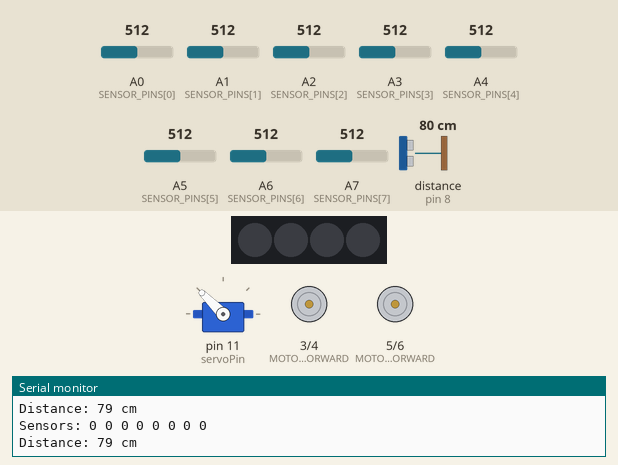
The sketch below on a simulated Arduino Nano, built with avr-gcc and run on an emulated ATmega328P. Shown: servo, 4 RGB LEDs in strip order, left to right, motor-driver pin pairs drawn as motors (green arrow = first pin HIGH = forward, orange = second pin HIGH = backward, longer = more drive), the last lines printed to the serial monitor. Wiring (inferred from the names in the program): ultrasonic range finder: trigger pin 9; echo pin 8. The test bench sets the inputs (shaded band); at power-on: A4 (SENSOR_PINS[4]) = 512, distance to the obstacle (sensor on pin 8) 80 cm, A6 (SENSOR_PINS[6]) = 512, A0 (SENSOR_PINS[0]) = 512, A1 (SENSOR_PINS[1]) = 512, A2 (SENSOR_PINS[2]) = 512, A3 (SENSOR_PINS[3]) = 512, A5 (SENSOR_PINS[5]) = 512, A7 (SENSOR_PINS[7]) = 512. The echo pulse lasts 58.3 µs per cm.

Above: at 3.3 s.
3.4 s: A4 (SENSOR_PINS[4]) set to 725
6.4 s: A4 (SENSOR_PINS[4]) set to 755
At 7.1 s:
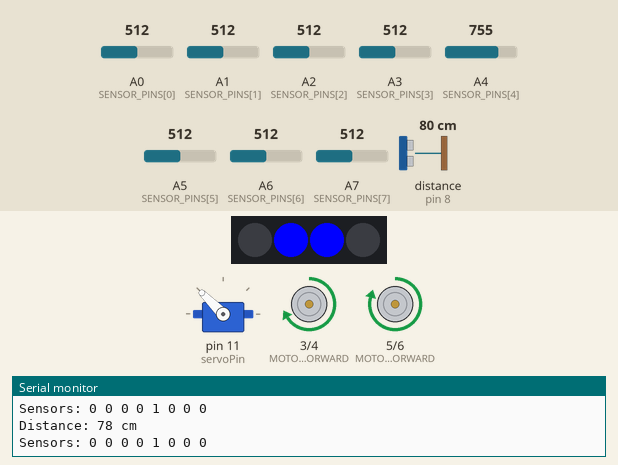
7.9 s: distance to the obstacle (sensor on pin 8) set to 7 cm
10.9 s: distance to the obstacle (sensor on pin 8) set to 4 cm
At 11.8 s:
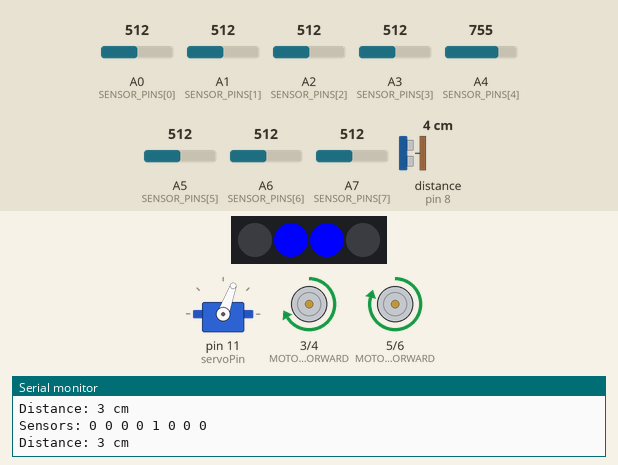
12.4 s: A6 (SENSOR_PINS[6]) set to 750
15.4 s: A6 (SENSOR_PINS[6]) set to 775
At 16.5 s:
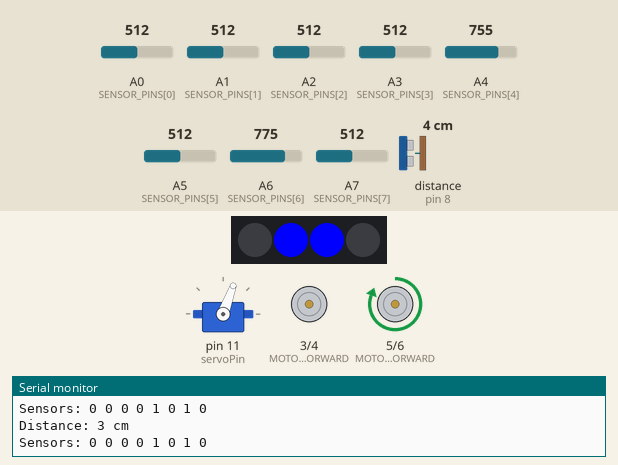
Timing chart, 0 to 17.9 s (numbered marks = the images above; inputs shaded):
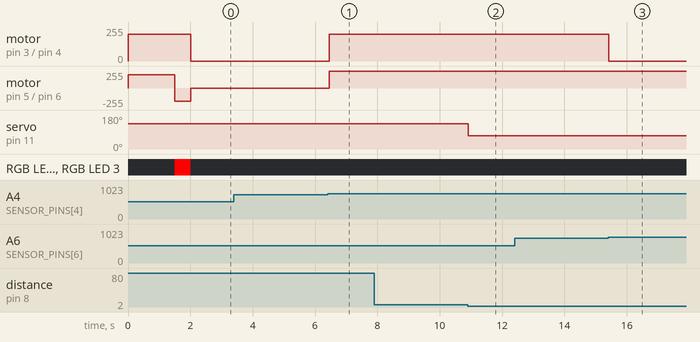

Measured:
- the behaviour switches between 741 and 742 on A4 (SENSOR_PINS[4]) (found by bisection; images 0 and 1)
- the behaviour switches between 6 and 5 cm on distance to the obstacle (sensor on pin 8) (found by bisection; images 1 and 2)
- the behaviour switches between 758 and 759 on A6 (SENSOR_PINS[6]) (found by bisection; images 2 and 3)
- after the input at 6.4 s, motor on pin 3 (MOTOR_RIGHT_FORWARD) / pin 4 (MOTOR_RIGHT_BACKWARD): stopped → forward 200/255 after 0.05 s; motor on pin 5 (MOTOR_LEFT_FORWARD) / pin 6 (MOTOR_LEFT_BACKWARD): stopped → forward 250/255 after 0.05 s
- after the input at 10.9 s, servo on pin 11 (servoPin): 135° → 70° at once
- after the input at 15.4 s, motor on pin 3 (MOTOR_RIGHT_FORWARD) / pin 4 (MOTOR_RIGHT_BACKWARD): forward 200/255 → stopped at once; motor on pin 5 (MOTOR_LEFT_FORWARD) / pin 6 (MOTOR_LEFT_BACKWARD): forward 250/255 → forward 255/255 at once

The sketch:

Race3.ino
```cpp
#include <Arduino.h>
#include <Adafruit_NeoPixel.h>
#include "globals.h"
#include "setup.h"
#include "initial.h"
#include "second.h"

void setup() {
  setupPins();
  setupServos();
  Serial.begin(9600);

  // Initialize the NeoPixel library
  strip.begin();
  // Set all pixels to 'off'
  strip.show();
}

void loop() {
  if (!initialPartFinished) {
    handleInitialPart();
  } else {
    handleSecondPart();
  }
}
```

globals.cpp
```cpp
#include <Arduino.h>
#include "globals.h"

const int MOTOR_RIGHT_FORWARD = 3;
const int MOTOR_LEFT_FORWARD = 5;
const int MOTOR_LEFT_BACKWARD = 6;
const int MOTOR_RIGHT_BACKWARD = 4;
const int trigPin = 9;
const int echoPin = 8;
const int servoPin = 11;
const int motorSpeed = 200;
const int turnDuration = 500;
const int obstacleDistance = 30;
Servo gripper;
bool initialPartFinished = false;

const int SENSOR_PINS[8] = {A0, A1, A2, A3, A4, A5, A6, A7};
int thresholds[8] = {693, 655, 686, 721, 741, 736, 758, 791};
const int BASE_SPEED = 200;
const int MAX_ADJUSTMENT = 200;
const unsigned long BLACK_DETECTION_THRESHOLD = 150;
unsigned long blackDetectionStartTime = 0;
bool isDetectingBlack = false;
Servo gripperServo;
Adafruit_NeoPixel strip = Adafruit_NeoPixel(NUM_PIXELS, LED_PIN, NEO_GRB + NEO_KHZ800);
```

globals.h
```cpp
#ifndef GLOBALS_H
#define GLOBALS_H

#include <Servo.h>
#include <Adafruit_NeoPixel.h>

// Define the pin where the NeoPixel is connected
#define LED_PIN 13

// Define the number of NeoPixels
#define NUM_PIXELS 4

extern const int MOTOR_RIGHT_FORWARD;
extern const int MOTOR_LEFT_FORWARD;
extern const int MOTOR_LEFT_BACKWARD;
extern const int MOTOR_RIGHT_BACKWARD;
extern const int trigPin;
extern const int echoPin;
extern const int servoPin;
extern const int motorSpeed;
extern const int turnDuration;
extern const int obstacleDistance;
extern Servo gripper;
extern bool initialPartFinished;

extern const int SENSOR_PINS[8];
extern int thresholds[8];
extern const int BASE_SPEED;
extern const int MAX_ADJUSTMENT;
extern const unsigned long BLACK_DETECTION_THRESHOLD;
extern unsigned long blackDetectionStartTime;
extern bool isDetectingBlack;
extern Servo gripperServo;
extern Adafruit_NeoPixel strip;

#endif
```

initial.cpp
```cpp
#include <Arduino.h>
#include "globals.h"
#include "initial.h"
#include <Adafruit_NeoPixel.h>

extern Adafruit_NeoPixel strip;

void goForward() {
  analogWrite(MOTOR_RIGHT_FORWARD, motorSpeed);
  analogWrite(MOTOR_LEFT_FORWARD, motorSpeed);
  analogWrite(MOTOR_LEFT_BACKWARD, 0);
  analogWrite(MOTOR_RIGHT_BACKWARD, 0);
  // Turn off LEDs
  strip.setPixelColor(0, strip.Color(0, 0, 0)); // Left back off
  strip.setPixelColor(1, strip.Color(0, 0, 0)); // Right back off
  strip.setPixelColor(2, strip.Color(0, 0, 0)); // Right front off
  strip.setPixelColor(3, strip.Color(0, 0, 0)); // Left front off
  strip.show();
}

void turnLeft() {
  analogWrite(MOTOR_RIGHT_FORWARD, motorSpeed);
  analogWrite(MOTOR_LEFT_BACKWARD, motorSpeed);
  analogWrite(MOTOR_LEFT_FORWARD, 0);
  analogWrite(MOTOR_RIGHT_BACKWARD, 0);
  // Indicate left turn
  strip.setPixelColor(0, strip.Color(255, 0, 0));
  strip.setPixelColor(3, strip.Color(255, 0, 0));
  strip.setPixelColor(1, strip.Color(0, 0, 0));
  strip.setPixelColor(2, strip.Color(0, 0, 0));
  strip.show();
}

void turnRight() {
  analogWrite(MOTOR_LEFT_FORWARD, motorSpeed);
  analogWrite(MOTOR_RIGHT_BACKWARD, motorSpeed);
  analogWrite(MOTOR_RIGHT_FORWARD, 0);
  analogWrite(MOTOR_LEFT_BACKWARD, 0);
  // Indicate right turn
  strip.setPixelColor(1, strip.Color(0, 0, 255));
  strip.setPixelColor(2, strip.Color(0, 0, 255));
  strip.setPixelColor(0, strip.Color(0, 0, 0));
  strip.setPixelColor(3, strip.Color(0, 0, 0));
  strip.show();
}

void stopMotors() {
  analogWrite(MOTOR_RIGHT_FORWARD, 0);
  analogWrite(MOTOR_LEFT_FORWARD, 0);
  analogWrite(MOTOR_LEFT_BACKWARD, 0);
  analogWrite(MOTOR_RIGHT_BACKWARD, 0);
  // Turn off LEDs
  strip.setPixelColor(0, strip.Color(0, 0, 0));
  strip.setPixelColor(1, strip.Color(0, 0, 0));
  strip.setPixelColor(2, strip.Color(0, 0, 0));
  strip.setPixelColor(3, strip.Color(0, 0, 0));
  strip.show();
}

int getDistance() {
  digitalWrite(trigPin, LOW);
  delayMicroseconds(2);
  digitalWrite(trigPin, HIGH);
  delayMicroseconds(10);
  digitalWrite(trigPin, LOW);
  long duration = pulseIn(echoPin, HIGH);
  int distance = duration * 0.034 / 2;
  Serial.print("Distance: ");
  Serial.print(distance);
  Serial.println(" cm");
  return distance;
}

void controlGripper() {
  static bool gripperMovingUp = true;
  static int pos = 55;

  if (gripperMovingUp) {
    pos += 1;
    if (pos >= 135) {
      gripperMovingUp = false;
    }
  } else {
    pos -= 1;
    if (pos <= 55) {
      gripperMovingUp = true;
    }
  }
  gripper.write(pos);
  delay(15);

  // Blink LEDs
  static bool ledState = false;
  ledState = !ledState;
  for (int i = 0; i < NUM_PIXELS; i++) {
    strip.setPixelColor(i, ledState ? strip.Color(255, 255, 255) : strip.Color(0, 0, 0));
  }
  strip.show();
}

void handleInitialPart() {
  int distance = getDistance();

  // Continuously check the distance and control the gripper
  while (distance <= obstacleDistance) {
    controlGripper();
    distance = getDistance();
  }

  stopMotors();

  goForward();
  delay(1500);
  turnLeft();
  delay(turnDuration);
  gripper.write(135);
  initialPartFinished = true;

  stopMotors();
  delay(500);
}
```

initial.h
```cpp
#ifndef INITIAL_H
#define INITIAL_H

void handleInitialPart();
void goForward();
void turnLeft();
void stopMotors();
int getDistance();
void controlGripper();

#endif
```

second.cpp
```cpp
#include <Arduino.h>
#include "globals.h"
#include "second.h"
#include <Adafruit_NeoPixel.h>

extern Adafruit_NeoPixel strip;

long getDistanceSecondPart() {
  digitalWrite(trigPin, LOW);
  delayMicroseconds(2);
  digitalWrite(trigPin, HIGH);
  delayMicroseconds(10);
  digitalWrite(trigPin, LOW);
  long duration = pulseIn(echoPin, HIGH);
  long distance = duration * 0.034 / 2;
  return distance;
}

int readSensors() {
  int sensorValues = 0;
  for (int i = 0; i < 8; i++) {
    int sensorValue = analogRead(SENSOR_PINS[i]);
    if (sensorValue > thresholds[i]) {
      sensorValues |= (1 << i);
    }
  }
  return sensorValues;
}

int calculateError(int sensors) {
  int weights[8] = {-4, -3, -2, -1, 1, 2, 3, 4};
  int error = 0;
  int count = 0;
  for (int i = 0; i < 8; i++) {
    if ((sensors >> i) & 1) {
      error += weights[i];
      count++;
    }
  }
  if (count > 0) {
    return error / count;
  } else {
    return 0;
  }
}

void setMotors(int leftSpeed, int rightSpeed) {
  analogWrite(MOTOR_LEFT_FORWARD, max(0, leftSpeed));
  analogWrite(MOTOR_RIGHT_FORWARD, max(0, rightSpeed));
  analogWrite(MOTOR_LEFT_BACKWARD, max(0, -leftSpeed));
  analogWrite(MOTOR_RIGHT_BACKWARD, max(0, -rightSpeed));
}

void blinkAllLEDs() {
  static bool ledState = false;
  ledState = !ledState;
  for (int i = 0; i < NUM_PIXELS; i++) {
    strip.setPixelColor(i, ledState ? strip.Color(255, 255, 255) : strip.Color(0, 0, 0));
  }
  strip.show();
}

void handleSecondPart() {
  static bool objectGrabbed = false;

  int sensors = readSensors();
  Serial.print("Sensors: ");
  for (int i = 0; i < 8; i++) {
    Serial.print((sensors >> i) & 1);
    Serial.print(" ");
  }
  Serial.println();

  if (sensors == 0b11111111) {
    if (!isDetectingBlack) {
      isDetectingBlack = true;
      blackDetectionStartTime = millis();
    }
    if (millis() - blackDetectionStartTime >= BLACK_DETECTION_THRESHOLD) {
      setMotors(0, 0);
      gripperServo.write(135);
      if (objectGrabbed) {
        gripper.write(135);  // Release the object at the end of line tracking
        objectGrabbed = false;
      }
      while (true) {
        blinkAllLEDs();
        delay(500);
      }
      return;
    }
  } else {
    isDetectingBlack = false;
  }

  if (sensors == 0b00000000) {
    setMotors(0, 0);
    gripperServo.write(135);
  } else {
    int error = calculateError(sensors);
    int adjustment = error * MAX_ADJUSTMENT / 4;
    if (error < -1 || error > 1) {
      adjustment = error * MAX_ADJUSTMENT / 2;
    }
    int leftSpeed = BASE_SPEED + adjustment;
    int rightSpeed = BASE_SPEED - adjustment;
    leftSpeed = constrain(leftSpeed, 0, 255);
    rightSpeed = constrain(rightSpeed, 0, 255);
    setMotors(leftSpeed, rightSpeed);

    // LED indication for turns
    if (leftSpeed < rightSpeed) {
      // Indicate left turn
      strip.setPixelColor(0, strip.Color(255, 0, 0));
      strip.setPixelColor(3, strip.Color(255, 0, 0));
      strip.setPixelColor(1, strip.Color(0, 0, 0));
      strip.setPixelColor(2, strip.Color(0, 0, 0));
    } else if (leftSpeed > rightSpeed) {
      // Indicate right turn
      strip.setPixelColor(1, strip.Color(0, 0, 255));
      strip.setPixelColor(2, strip.Color(0, 0, 255));
      strip.setPixelColor(0, strip.Color(0, 0, 0));
      strip.setPixelColor(3, strip.Color(0, 0, 0));
    } else {
      // Going straight, turn off LEDs
      strip.setPixelColor(0, strip.Color(0, 0, 0));
      strip.setPixelColor(1, strip.Color(0, 0, 0));
      strip.setPixelColor(2, strip.Color(0, 0, 0));
      strip.setPixelColor(3, strip.Color(0, 0, 0));
    }
    strip.show();
  }

  long distance = getDistanceSecondPart();
  Serial.print("Distance: ");
  Serial.print(distance);
  Serial.println(" cm");

  if (distance <= 4 && !objectGrabbed) {
    gripper.write(70);  // Grab the object
    objectGrabbed = true;
  }

  delay(50);
}
```

second.h
```cpp
#ifndef SECOND_H
#define SECOND_H

void handleSecondPart();
long getDistanceSecondPart();
int readSensors();
int calculateError(int sensors);
void setMotors(int leftSpeed, int rightSpeed);

#endif
```

setup.cpp
```cpp
#include <Arduino.h>
#include "globals.h"
#include "setup.h"

void setupPins() {
  pinMode(MOTOR_RIGHT_FORWARD, OUTPUT);
  pinMode(MOTOR_LEFT_FORWARD, OUTPUT);
  pinMode(MOTOR_LEFT_BACKWARD, OUTPUT);
  pinMode(MOTOR_RIGHT_BACKWARD, OUTPUT);
  pinMode(trigPin, OUTPUT);
  pinMode(echoPin, INPUT);
}

void setupServos() {
  gripper.attach(servoPin);
  gripper.write(135); // Start in a neutral position
}
```

setup.h
```cpp
#ifndef SETUP_H
#define SETUP_H

void setupPins();
void setupServos();

#endif
```
